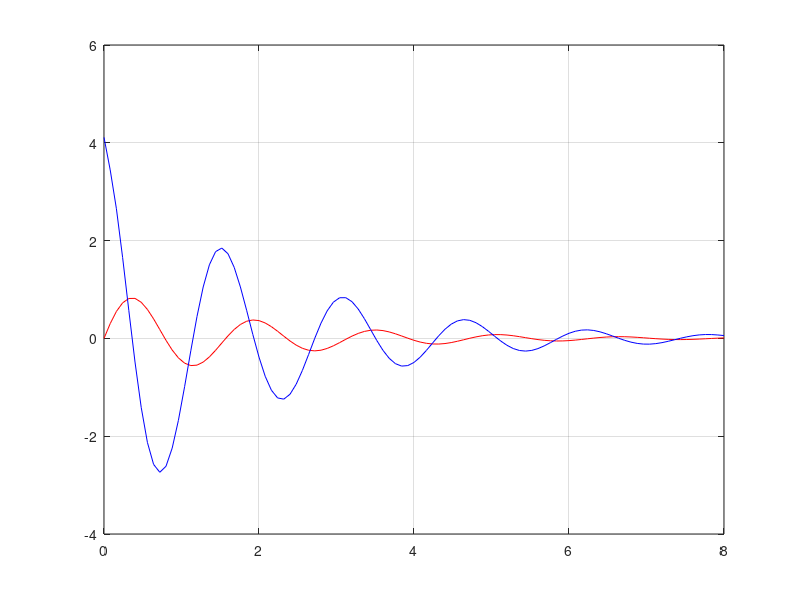

This figure's MATLAB source:
%EJERCICIO 4- Obtención de la función Derivada de 𝒚(𝒕) = (𝒆^-𝒑𝒕)*𝒔𝒊𝒏(𝒘 𝒕)

function Ej4
%Parámetros
N= 100;  %Numero de intervalos
w = 4;
t0 = 0;
tf = 8;
dt=(tf-t0) /N;
p=0.5;

dim = N+1; %Numero de elementos en los vectores !!!!! IMPORTANTE


%Calculo de la función
for k=1 : dim
  t(k) = t0 + dt*(k-1);
  y(k) = exp(-p*t(k))*sin(w*t(k));

end

%Calculo de la derivada
for k=1 : dim
  if(k == 1)
    dy(k) = (1/(2*dt))*(-3*y(k) + 4*y(k+1) -1*y(k+2));
  elseif(k == dim)
    dy(k) = (1/(2*dt))*(3*y(k) - 4*y(k-1) + 1*y(k-2));
  else
    dy(k) = (1/(2*dt))*(-1*y(k-1) + 0*y(k) + 1*y(k+1));
  endif
end

figure(1)
plot(t, y, "r", t,dy, "b")
grid on



endfunction

Ej5
